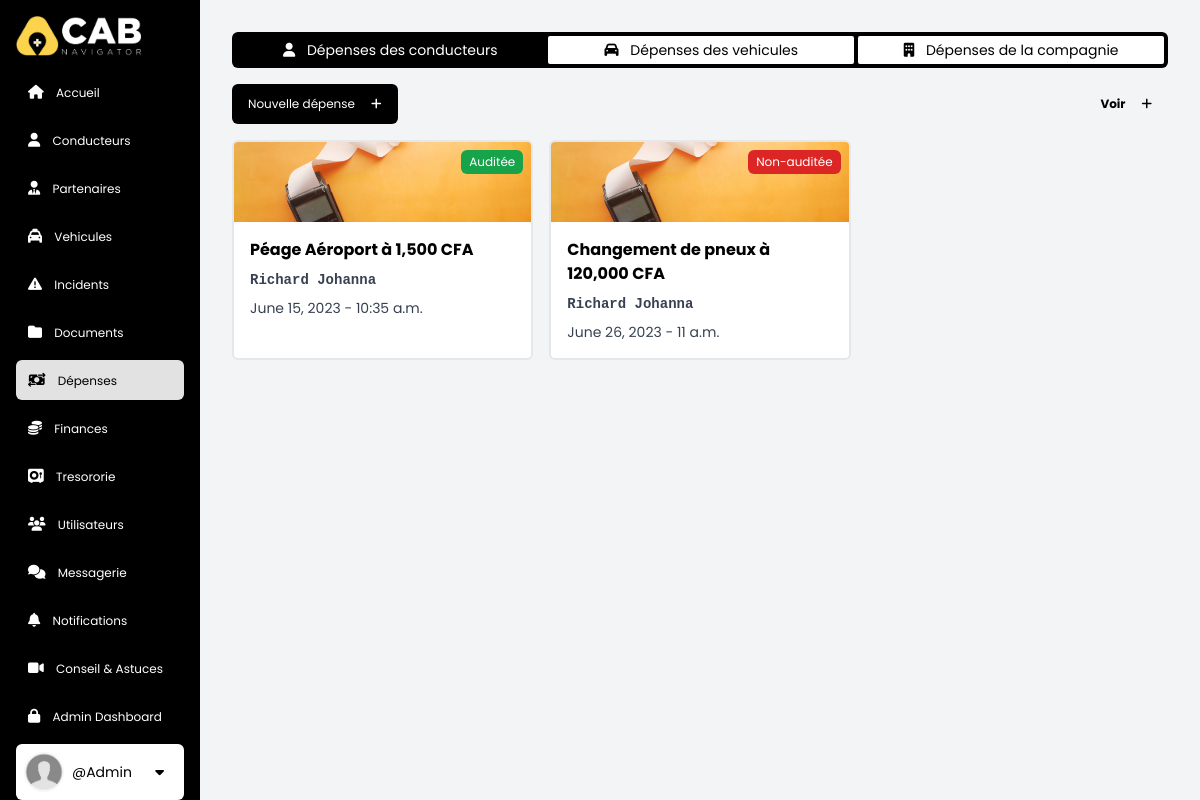
/finances/expenses/ (signed in), run on the app's committed database.
### accounts/models.py (models this page shows, shortened)
class CustomUser(AbstractBaseUser, PermissionsMixin):
    pass
    email = models.EmailField(db_index=True, unique=True, max_length=255)
    username = models.CharField(
        max_length=255, unique=True,  blank=True, null=True)
    first_name = models.CharField(max_length=255)
    last_name = models.CharField(max_length=255)
    phone = models.CharField(max_length=255, blank=True, null=True)
    role = models.ForeignKey(
        Role, on_delete=models.SET_NULL, blank=True, null=True,)
    is_active = models.BooleanField(default=True)
    is_staff = models.BooleanField(default=False)
    is_superuser = models.BooleanField(default=False)
    objects = CustomUserManager()
    USERNAME_FIELD = 'email'
    REQUIRED_FIELDS = []

### finances/models.py (models this page shows, shortened)
class DriverExpense(models.Model):
    vault = models.ForeignKey(
        Vault, on_delete=models.SET_NULL, null=True, blank=True)
    driver = models.ForeignKey(
        Driver, on_delete=models.SET_NULL, null=True, blank=True)
    title = models.CharField(max_length=255, default='')
    details = models.CharField(max_length=1000, blank=True, null=True)
    amount = models.IntegerField(null=False, blank=True, default='0')
    date = models.DateField(null=True, blank=True)
    time = models.TimeField(null=True, blank=True)
    is_audited = models.BooleanField(default=False)
    receit = models.ImageField(
        upload_to='driver_expenses', blank=True, null=True)

### base/models.py (models this page shows, shortened)
class Driver(models.Model):
    user = models.OneToOneField(CustomUser, on_delete=models.CASCADE)
    vehicle = models.ForeignKey(
        'Vehicle', on_delete=models.SET_NULL, null=True, blank=True)
    civility = models.CharField(max_length=50, default='', choices=civ_titles)
    martital_status = models.CharField(
        max_length=50, default='', choices=marital_statuses)
    first_name = models.CharField(max_length=255)
    last_name = models.CharField(max_length=255)
    nationality = CountryField(
        blank_label="", blank=True, null=True)
    date_of_birth = models.DateField(null=True, blank=True)
    place_of_birth = models.CharField(
        max_length=255, default='', blank=True, null=True)
    city = models.CharField(max_length=255, default='', blank=True, null=True)
    phone = models.CharField(max_length=255, default='',)
    address = models.CharField(
        max_length=255, default='', blank=True, null=True)
    bio = models.CharField(max_length=1000, blank=True, null=True)
    image = models.ImageField(upload_to='drivers', blank=True, null=True)
    date_joined = models.DateTimeField(auto_now=True)
    is_active = models.BooleanField(default=False)
    score = models.IntegerField(null=False, blank=True, default='100')
    observation = models.CharField(
        max_length=1000, default='', null=True, blank=True)

### finances/views.py (the view)
# urls.py: path('expenses/', expenses, name='expenses'),
@login_required(login_url='login')
def expenses(req):
    user = req.user
    if user.role.sec_level < 3:
        return redirect(req.META.get('HTTP_REFERER', '/'))
    d_expenses = DriverExpense.objects.all().order_by('date')
    v_expenses = VehicleExpense.objects.all().order_by('date')
    g_expenses = GlobalExpense.objects.all().order_by('date')
    context = {
        "expenses_page": "active",
        'title': 'expenses',
        'd_expenses': d_expenses,
        'v_expenses': v_expenses,
        'g_expenses': g_expenses,
    }
    return render(req, 'finances/expenses/index.html', context)

### finances/templates/finances/expenses/index.html (shortened to what this page needs)
{% extends 'main.html' %} {% load static %} {% block content %}
<nav
  class="tabbar mx-auto mb-4 p-1 bg-black rounded-md flex justify-between gap-1 w-full text-sm"
>
  <button
    class="tabbutton py-1 bg-white hover:bg-black text-black hover:text-white rounded-sm w-full"
    onclick="openTab(event, 'd_expenses')"
    id="defaulttab"
  >
    <i class="fa-solid fa-user lg:mr-2"></i>
    <span class="hidden lg:inline"> Dépenses des conducteurs </span>
  </button>
  <button
    class="tabbutton py-1 bg-white hover:bg-black text-black hover:text-white rounded-sm w-full"
    onclick="openTab(event, 'v_expenses')"
  >
    <i class="fa-solid fa-car lg:mr-2"></i>
    <span class="hidden lg:inline"> Dépenses des vehicules </span>
  </button>
  <button
    class="tabbutton py-1 bg-white hover:bg-black text-black hover:text-white rounded-sm w-full"
    onclick="openTab(event, 'g_expenses')"
  >
    <i class="fa-solid fa-building lg:mr-2"></i>
    <span class="hidden lg:inline"> Dépenses de la compagnie </span>
  </button>
</nav>
<section id="d_expenses" class="tabcontent w-full">
  <div class="flex items-center justify-between">
    {% if user.role.sec_level >= 1 %}
    <a
      href="{% url 'create_d_expense' %}"
      class="px-4 py-3 bg-black text-white text-xs hover:bg-amber-300 hover:text-black rounded-md items-center transition duration-300 ease-in-out"
      >Nouvelle dépense<i class="fa-solid fa-plus ml-4"></i
    ></a>
    {% endif %}
    <a
      href="{% url 'd_expenses' %}"
      class="px-4 py-3 font-bold text-xs text-black hover:bg-white rounded-md items-center transition duration-300 ease-in-out"
      >Voir<i class="fa-solid fa-plus ml-4"></i
    ></a>
  </div>
  <div class="w-full mx-auto my-4">
    {% if not d_expenses %}
    <div
      class="p-8 my-40 bg-gray-100 max-w-[400px] mx-auto rounded-md flex-col text-center"
    >
      <i class="fa-regular fa-folder-open text-7xl"></i>
      <p class="mt-4">Aucune données disponible pour le moment</p>
    </div>
    {% else %}
    <div
      class="grid grid-cols-1 md:grid-cols-2 lg:grid-cols-3 xl:grid-cols-4 gap-4"
    >
      {% for obj in d_expenses %}
      <div
        class="relative flex flex-col border border-2 hover:border-gray-800 bg-white rounded-md transition duration-300 ease-in-out overflow-hidden"
      >
        {% if obj.is_audited %}
        <span
          class="absolute top-2 right-2 px-2 py-1 rounded-md bg-green-600 text-xs text-white"
          >Auditée
        </span>
        {% else %}
        <span
          class="absolute top-2 right-2 px-2 py-1 rounded-md bg-red-600 text-xs text-white"
        >
          Non-auditée
        </span>
        {% endif %}
        <a href="{% url 'd_expense' obj.id  %}">
          {% if not obj.image %}
          <img
            class="h-20 w-full object-cover"
            src="{% static 'imgs/pos.jpg' %}"
            alt="d_doc image"
          />
          {% else %}
          <img
            class="h-20 w-full object-cover"
            src="{{obj.image.url}}"
            alt="d_doc image"
          />
          {% endif %}
          <div class="p-4 flex flex-col justify-between">
            <h4 class="text-black text-md font-bold">
              {{obj.title}} à {{obj.amount}} CFA
            </h4>
            <tt class="mt-2 text-sm font-bold">
              {{obj.driver.last_name}} {{obj.driver.first_name}}
            </tt>
            <p class="mt-2 text-sm">{{obj.date}} - {{obj.time}}</p>
          </div>
        </a>
      </div>
      {% endfor %}
    </div>
    {% endif %}
  </div>
</section>
{% endblock %}

### templates/sidebar.html (shortened to what this page needs)
{% load static %}
<div
  class="bg-black text-white w-[60px] md:w-20 p-2 md:p-4 lg:w-[200px] xl:w-[300px] h-screen fixed overflow-y-auto"
>
  <a class="lg: mb-4 flex items-center" href="{% url 'home' %}">
    <img
      class="hidden lg:inline lg:h-10 mx-auto lg:mx-0 lg:mr-2"
      src="{% static 'imgs/logo-w.png' %}"
      alt="logo"
    />
  </a>
  <ul class="flex flex-col mx-auto items-center lg:items-start">
    <a
      class="mb-2 lg:px-3 py-2 text-center lg:text-left rounded-md hover:bg-white hover:text-black transition ease-in duration-200 w-full {{home_page}}"
      href="{% url 'home' %}"
    >
      <i class="fa-solid fa-house text-sm lg:mr-2"></i>
      <span class="hidden lg:inline lg:text-xs xl:text-base">Accueil </span>
    </a>
    {% if user.role.sec_level >= 3 %}
    <a
      class="mb-2 lg:px-3 py-2 text-center lg:text-left rounded-md hover:bg-white hover:text-black transition ease-in duration-200 w-full {{drivers_page}}"
      href="{% url 'drivers' %}"
    >
      <i class="fa-solid fa-user text-sm lg:mr-2"></i>
      <span class="hidden lg:inline lg:text-xs xl:text-base">Conducteurs </span>
    </a>
    <a
      class="mb-2 lg:px-3 py-2 text-center lg:text-left rounded-md hover:bg-white hover:text-black transition ease-in duration-200 w-full {{partners_page}}"
      href="{% url 'partners' %}"
    >
      <i class="fa-solid fa-user-tie text-sm lg:mr-2"></i>
      <span class="hidden lg:inline lg:text-xs xl:text-base">Partenaires </span>
    </a>
    <a
      class="mb-2 lg:px-3 py-2 text-center lg:text-left rounded-md hover:bg-white hover:text-black transition ease-in duration-200 w-full {{vehicles_page}}"
      href="{% url 'vehicles' %}"
    >
      <i class="fa-solid fa-taxi text-sm lg:mr-2"></i>
      <span class="hidden lg:inline lg:text-xs xl:text-base">Vehicules</span>
    </a>
    {% endif %}
    <a
      class="mb-2 lg:px-3 py-2 text-center lg:text-left rounded-md hover:bg-white hover:text-black transition ease-in duration-200 w-full {{incidents_page}}"
      href="{% url 'incidents' %}"
    >
      <i class="fa-solid fa-triangle-exclamation text-sm lg:mr-2"></i>
      <span class="hidden lg:inline lg:text-xs xl:text-base">Incidents </span>
    </a>
    {% if user.role.sec_level >= 3 %}
    <a
      class="mb-2 lg:px-3 py-2 text-center lg:text-left rounded-md hover:bg-white hover:text-black transition ease-in duration-200 w-full {{documents_page}}"
      href="{% url 'documents' %}"
    >
      <i class="fa-solid fa-folder text-sm lg:mr-2"></i>
      <span class="hidden lg:inline lg:text-xs xl:text-base"> Documents </span>
    </a>
    <a
      class="mb-2 lg:px-3 py-2 text-center lg:text-left rounded-md hover:bg-white hover:text-black transition ease-in duration-200 w-full {{expenses_page}}"
      href="{% url 'expenses' %}"
    >
      <i class="fa-solid fa-money-bill-transfer text-sm lg:mr-2"></i>
      <span class="hidden lg:inline lg:text-xs xl:text-base"> Dépenses </span>
    </a>
    {% endif %}
    <a
      class="mb-2 lg:px-3 py-2 text-center lg:text-left rounded-md hover:bg-white hover:text-black transition ease-in duration-200 w-full  {{finance_page}}"
      href="{% url 'finances' %}"
    >
      <i class="fa-solid fa-coins lg:text-sm lg:mr-2"></i>
      <span class="hidden lg:inline lg:text-xs xl:text-base"> Finances </span>
    </a>
    {% if user.role.sec_level >= 3 %}
    <a
      class="mb-2 lg:px-3 py-2 text-center lg:text-left rounded-md hover:bg-white hover:text-black transition ease-in duration-200 w-full  {{vaults_page}}"
      href="{% url 'vaults' %}"
      ><i class="fa-solid fa-vault text-sm lg:mr-2"></i>
      <span class="hidden lg:inline lg:text-xs xl:text-base"> Tresororie </span>
    </a>
    <a
      class="mb-2 lg:px-3 py-2 text-center lg:text-left rounded-md hover:bg-white hover:text-black transition ease-in duration-200 w-full  {{users_page}}"
      href="{% url 'users' %}"
      ><i class="fa-solid fa-users text-sm lg:mr-2"></i>
      <span class="hidden lg:inline lg:text-xs xl:text-base">
        Utilisateurs
      </span>
    </a>
    {% endif %}
    <a
      class="mb-2 lg:px-3 py-2 text-center lg:text-left rounded-md hover:bg-white hover:text-black transition ease-in duration-200 w-full {{chats_page}}"
      href="{% url 'chats' %}"
    >
      <i class="fa-solid fa-comments text-sm lg:mr-2"></i>
      <span class="hidden lg:inline lg:text-xs xl:text-base"> Messagerie </span>
    </a>
    <a
      class="relative mb-2 lg:px-3 py-2 text-center lg:text-left rounded-md hover:bg-white hover:text-black transition ease-in duration-200 w-full {{notifications_page}}"
      href="{% url 'notifications' %}"
    >
      <i class="text-sm fa-solid fa-bell text-sm lg:mr-2"></i>
      <span class="hidden lg:inline lg:text-xs xl:text-base">
        Notifications
      </span>
    </a>
    <a
      class="mb-2 lg:px-3 py-2 text-center lg:text-left rounded-md hover:bg-white hover:text-black transition ease-in duration-200 w-full {{tips_page}}"
      href="{% url 'tips' %}"
    >
      <i class="fa-solid fa-video text-sm lg:mr-2"></i>
      <span class="hidden lg:inline lg:text-xs xl:text-base">
        Conseil & Astuces
      </span>
    </a>
    {% if user.is_superuser %}
    <a
     target="_blank"
      class="mb-2 lg:px-3 py-2 text-center lg:text-left rounded-md hover:bg-white hover:text-black transition ease-in duration-200 w-full"
      href="{% url 'admin:index' %}"
      ><i class="fa-solid fa-lock text-sm lg:mr-2"></i>
      <span class="hidden lg:inline lg:text-xs xl:text-base">
        Admin Dashboard
      </span>
    </a>
    {% endif %}
    <div
      class="px-1 py-2 lg:p-2 bg-white flex flex-col lg:flex-row items-center gap-1 lg:gap-2 mb-2 sm:text-sm lg:text-md rounded-md cursor-pointer w-full"
    >
      {% if not user.image %}
      <img
        class="hidden lg:inline h-10 w-10 rounded-full object-cover"
        src="{% static 'imgs/anon.png' %}"
        alt="user image"
      />
      {% else %}
      <img
        class="hidden lg:block h-10 w-10 rounded-full object-cover"
        src="{{user.image.url}}"
        alt="user image"
      />
      {% endif %}
      <div class="hidden lg:block w-full">
        <p class="text-black">@{{user.username}}</p>
      </div>
      <div class="relative">
        <button
          type="button"
          class=""
          name="dropdownBtn"
          id="dropdownBtn"
          aria-expanded="false"
          aria-haspopup="true"
          onclick="toggleDropdown(this)"
        >
          <i
            class="fa-sharp fa-solid fa-caret-down text-black bg-white hover:bg-gray-200 py-2 px-3 rounded-md"
          ></i>
        </button>
      </div>
    </div>
  </ul>
</div>

### static/styles.css (style rules this page uses)
html { scroll-behavior: smooth; box-sizing: border-box; }
.active { background: #e2e2e2; color: black; padding: 2px; border-radius: 1rem; }
.tabbar button.active { background-color: #000; color: white; }
.tabcontent, .minitabcontent { height: inherit; animation: fadeEffect 1s; }

### templates/main.html (style rules this page uses)
body { font-family: "Poppins", sans-serif; }

### data on the page
CustomUser: username "Admin"
DriverExpense: is_audited "Auditée", title "Péage Aéroport", amount "1,500", driver.last_name "Richard", driver.first_name "Johanna", date "June 15, 2023", time "10:35 a.m."
DriverExpense: is_audited "Non-auditée", title "Changement de pneux", amount "120,000", driver.last_name "Richard", driver.first_name "Johanna", date "June 26, 2023", time "11 a.m."
